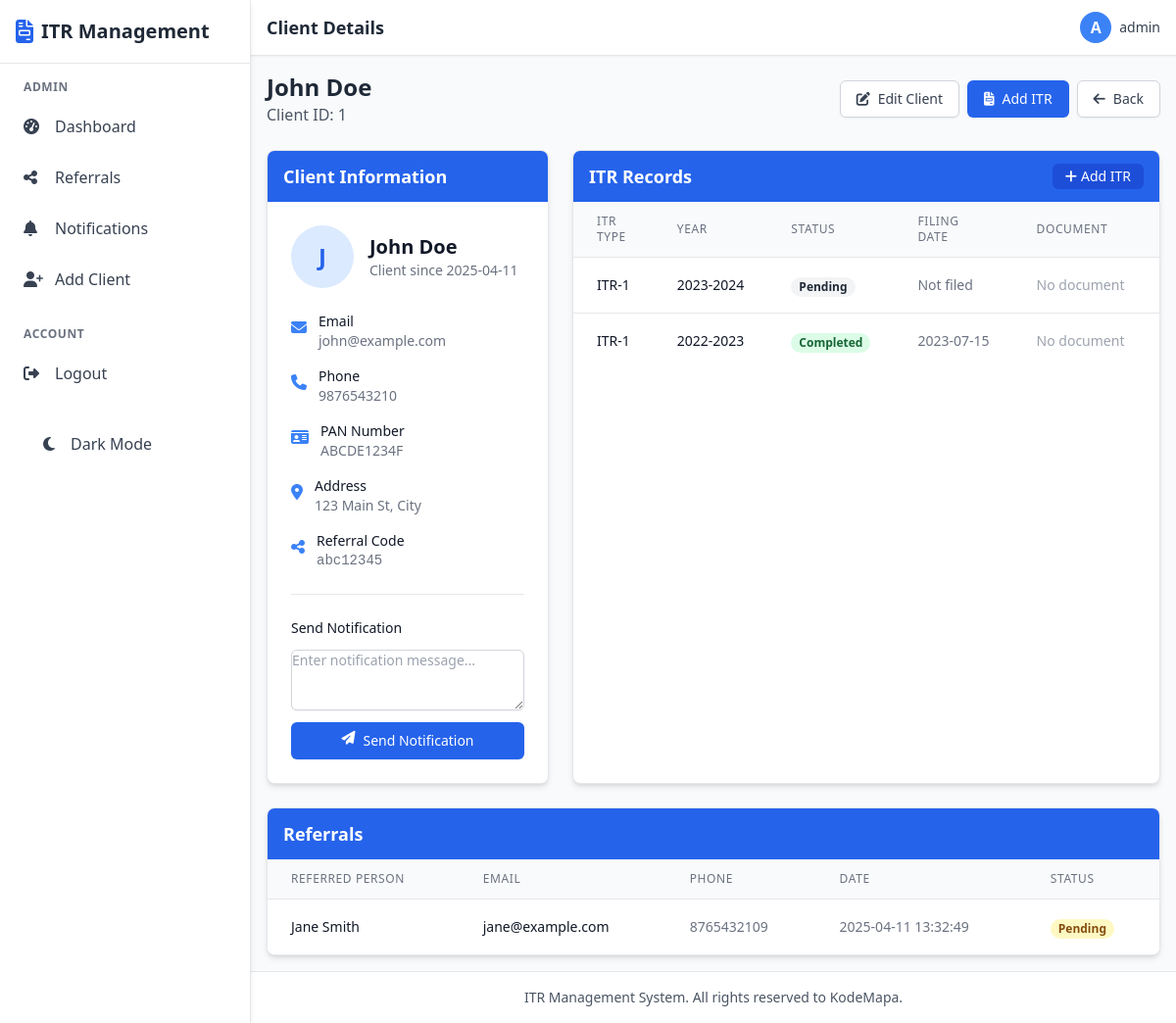
/admin/client/1 (signed in), run on an earlier commit of the app's database.
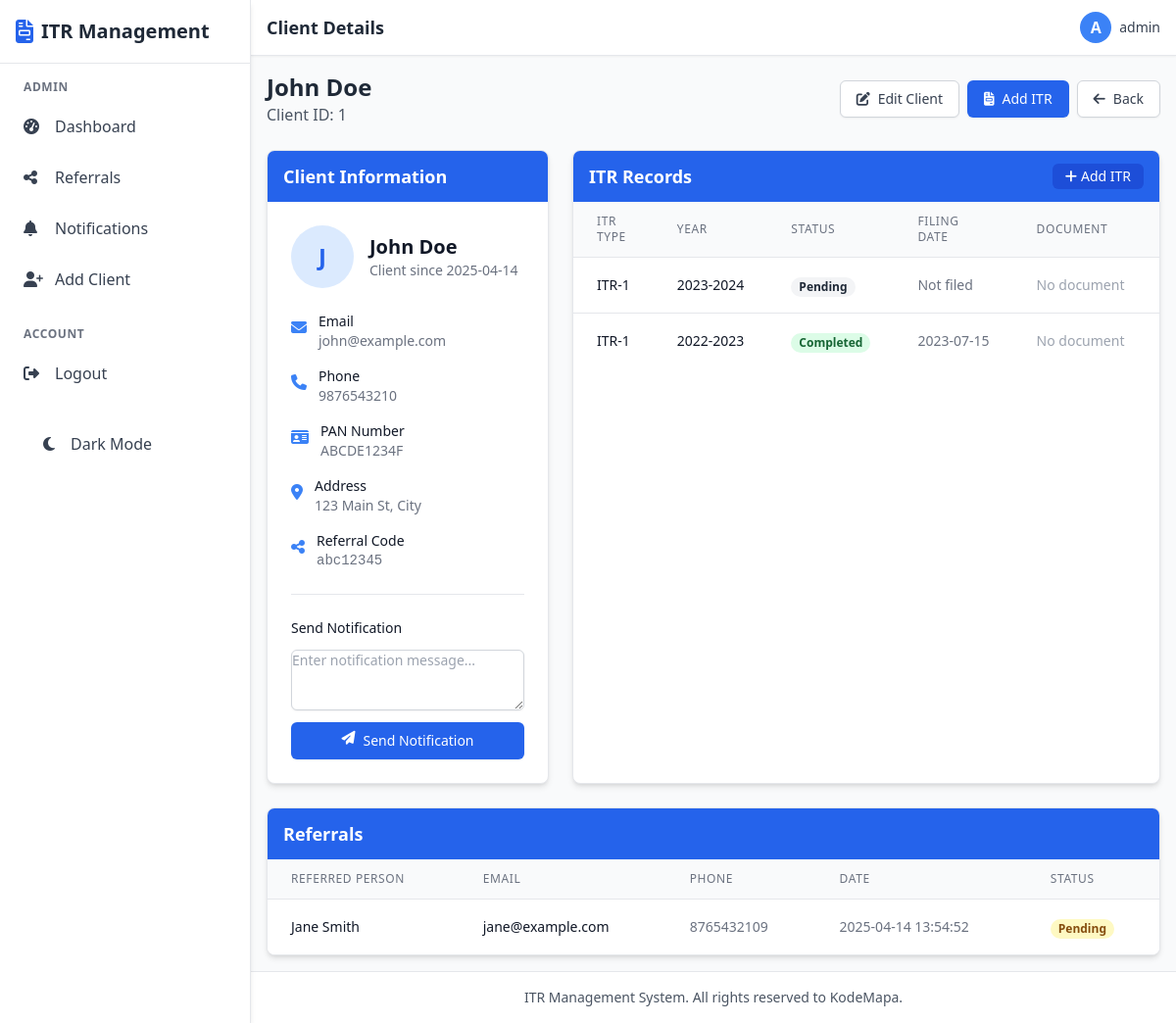
And on a later commit of the database.
### tables this page shows
CREATE TABLE clients (
    id INTEGER PRIMARY KEY AUTOINCREMENT,
    user_id INTEGER NOT NULL,
    full_name TEXT NOT NULL,
    email TEXT UNIQUE NOT NULL,
    phone TEXT,
    address TEXT,
    pan_number TEXT UNIQUE,
    referral_code TEXT UNIQUE,
    created_at TIMESTAMP DEFAULT CURRENT_TIMESTAMP,
    FOREIGN KEY (user_id) REFERENCES users (id)
);

CREATE TABLE referrals (
    id INTEGER PRIMARY KEY AUTOINCREMENT,
    client_id INTEGER NOT NULL,
    referred_name TEXT NOT NULL,
    referred_email TEXT NOT NULL,
    referred_phone TEXT,
    referred_client_id INTEGER,
    is_reviewed BOOLEAN NOT NULL DEFAULT 0,
    created_at TIMESTAMP DEFAULT CURRENT_TIMESTAMP,
    FOREIGN KEY (client_id) REFERENCES clients (id),
    FOREIGN KEY (referred_client_id) REFERENCES clients (id)
);

### app.py (the view)
@admin_bp.route('/client/<int:client_id>')
@admin_required
def client_details(client_id):
    client = query_db('SELECT * FROM clients WHERE id = ?', [client_id], one=True)
    if not client:
        flash('Client not found', 'error')
        return redirect(url_for('admin.dashboard'))
    itr_records = query_db('SELECT * FROM itr_records WHERE client_id = ? ORDER BY year DESC', [client_id])
    referrals = query_db(
        '''SELECT r.*, c.full_name as referred_name
           FROM referrals r
           LEFT JOIN clients c ON r.referred_client_id = c.id
           WHERE r.client_id = ?
           ORDER BY r.created_at DESC''',
        [client_id]
    )
    return render_template('admin/client_details.html',
                          client=client,
                          itr_records=itr_records,
                          referrals=referrals)

### app.py (called while the page is built)
def get_db():
    db = getattr(g, '_database', None)
    if db is None:
        db = g._database = sqlite3.connect(DATABASE)
        db.row_factory = sqlite3.Row
    return db

def query_db(query, args=(), one=False):
    if DEBUG:
        print(f"Executing query: {query} with args: {args}")
    try:
        cur = get_db().execute(query, args)
        rv = cur.fetchall()
        cur.close()
        return (rv[0] if rv else None) if one else rv
    except Exception as e:
        print(f"Database error: {e}")
        if DEBUG:
            import traceback
            traceback.print_exc()
        return None if one else []

def admin_required(f):
    @wraps(f)
    def decorated_function(*args, **kwargs):
        if 'user_id' not in session:
            flash('Please log in to access this page', 'error')
            return redirect(url_for('index'))
        if not session.get('is_admin', False):
            flash('You do not have permission to access this page', 'error')
            return redirect(url_for('index'))
        return f(*args, **kwargs)
    return decorated_function

@app.context_processor
def utility_processor():
    return dict(query_db=query_db)

### templates/admin/client_details.html (shortened to what the changed rows need)
{% extends 'base.html' %}
{% block header_title %}Client Details{% endblock %}
{% block content %}
<div class="mb-6 flex flex-col sm:flex-row justify-between items-start sm:items-center gap-4">
    <div>
        <h1 class="text-2xl font-bold text-gray-800">{{ client.full_name }}</h1>
        <p class="text-gray-600">Client ID: {{ client.id }}</p>
    </div>
</div>
<div class="grid grid-cols-1 lg:grid-cols-3 gap-6">
    <div class="bg-white rounded-lg shadow-md border border-gray-200 overflow-hidden">
        <div class="bg-blue-600 px-4 py-3">
            <h2 class="text-lg font-semibold text-white">Client Information</h2>
        </div>
        <div class="p-6">
            <div class="flex items-center mb-6">
                <div class="w-16 h-16 rounded-full bg-blue-100 flex items-center justify-center mr-4">
                    <span class="text-2xl font-bold text-blue-600">{{ client.full_name[0]|upper }}</span>
                </div>
                <div>
                    <h3 class="text-xl font-semibold text-gray-900">{{ client.full_name }}</h3>
                    <p class="text-sm text-gray-500">Client since {{ client.created_at.split(' ')[0] }}</p>
                </div>
            </div>
            <div class="space-y-4">
                <div class="flex items-start">
                    <div class="ml-3">
                        <p class="text-sm font-medium text-gray-900">Email</p>
                        <p class="text-sm text-gray-500">{{ client.email }}</p>
                    </div>
                </div>
                <div class="flex items-start">
                    <div class="ml-3">
                        <p class="text-sm font-medium text-gray-900">Phone</p>
                        <p class="text-sm text-gray-500">{{ client.phone }}</p>
                    </div>
                </div>
                <div class="flex items-start">
                    <div class="ml-3">
                        <p class="text-sm font-medium text-gray-900">PAN Number</p>
                        <p class="text-sm text-gray-500">{{ client.pan_number }}</p>
                    </div>
                </div>
                <div class="flex items-start">
                    <div class="ml-3">
                        <p class="text-sm font-medium text-gray-900">Address</p>
                        <p class="text-sm text-gray-500">{{ client.address }}</p>
                    </div>
                </div>
                <div class="flex items-start">
                    <div class="ml-3">
                        <p class="text-sm font-medium text-gray-900">Referral Code</p>
                        <p class="text-sm text-gray-500 font-mono">{{ client.referral_code }}</p>
                    </div>
                </div>
            </div>
        </div>
    </div>
    <div class="bg-white rounded-lg shadow-md border border-gray-200 overflow-hidden lg:col-span-2">
        <div class="bg-blue-600 px-4 py-3 flex flex-col sm:flex-row justify-between items-start sm:items-center space-y-2 sm:space-y-0">
            <h2 class="text-lg font-semibold text-white">ITR Records</h2>
        </div>
        <div class="overflow-x-auto">
            <table class="min-w-full divide-y divide-gray-200">
                <thead class="bg-gray-50">
                    <tr>
                        <th scope="col" class="px-3 sm:px-6 py-3 text-left text-xs font-medium text-gray-500 uppercase tracking-wider">ITR Type</th>
                        <th scope="col" class="px-3 sm:px-6 py-3 text-left text-xs font-medium text-gray-500 uppercase tracking-wider">Year</th>
                        <th scope="col" class="px-3 sm:px-6 py-3 text-left text-xs font-medium text-gray-500 uppercase tracking-wider">Status</th>
                        <th scope="col" class="hidden md:table-cell px-3 sm:px-6 py-3 text-left text-xs font-medium text-gray-500 uppercase tracking-wider">Filing Date</th>
                        <th scope="col" class="hidden md:table-cell px-3 sm:px-6 py-3 text-left text-xs font-medium text-gray-500 uppercase tracking-wider">Document</th>
                        <th scope="col" class="px-3 sm:px-6 py-3 text-left text-xs font-medium text-gray-500 uppercase tracking-wider">Actions</th>
                    </tr>
                </thead>
            </table>
        </div>
    </div>
    <div class="bg-white rounded-lg shadow-md border border-gray-200 overflow-hidden lg:col-span-3">
        <div class="bg-blue-600 px-4 py-3">
            <h2 class="text-lg font-semibold text-white">Referrals</h2>
        </div>
        <div class="overflow-x-auto">
            <table class="min-w-full divide-y divide-gray-200">
                <thead class="bg-gray-50">
                    <tr>
                        <th scope="col" class="px-3 sm:px-6 py-3 text-left text-xs font-medium text-gray-500 uppercase tracking-wider">Referred Person</th>
                        <th scope="col" class="px-3 sm:px-6 py-3 text-left text-xs font-medium text-gray-500 uppercase tracking-wider">Email</th>
                        <th scope="col" class="hidden md:table-cell px-3 sm:px-6 py-3 text-left text-xs font-medium text-gray-500 uppercase tracking-wider">Phone</th>
                        <th scope="col" class="hidden md:table-cell px-3 sm:px-6 py-3 text-left text-xs font-medium text-gray-500 uppercase tracking-wider">Date</th>
                        <th scope="col" class="px-3 sm:px-6 py-3 text-left text-xs font-medium text-gray-500 uppercase tracking-wider">Status</th>
                    </tr>
                </thead>
                <tbody class="bg-white divide-y divide-gray-200">
                    {% for referral in referrals %}
                    <tr>
                        <td class="px-3 sm:px-6 py-4 whitespace-nowrap">
                            <div class="text-sm font-medium text-gray-900">{{ referral.referred_name }}</div>
                        </td>
                        <td class="px-3 sm:px-6 py-4 whitespace-nowrap">
                            <div class="text-sm text-gray-900">{{ referral.referred_email }}</div>
                        </td>
                        <td class="hidden md:table-cell px-3 sm:px-6 py-4 whitespace-nowrap text-sm text-gray-500">
                            {{ referral.referred_phone }}
                        </td>
                        <td class="hidden md:table-cell px-3 sm:px-6 py-4 whitespace-nowrap text-sm text-gray-500">
                            {{ referral.created_at }}
                        </td>
                        <td class="px-3 sm:px-6 py-4 whitespace-nowrap">
                            <span class="px-2 inline-flex text-xs leading-5 font-semibold rounded-full {{ 'bg-green-100 text-green-800' if referral.referred_client_id else 'bg-yellow-100 text-yellow-800' }}">
                                {{ 'Registered' if referral.referred_client_id else 'Pending' }}
                            </span>
                        </td>
                    </tr>
                    {% else %}
                    <tr>
                        <td colspan="5" class="px-3 sm:px-6 py-4 text-center text-sm text-gray-500">
                            No referrals found
                        </td>
                    </tr>
                    {% endfor %}
                </tbody>
            </table>
        </div>
    </div>
</div>
{% endblock %}

What changed in the data, as far as the page shows it:
changed clients "John Doe": created_at "2025-04-11" → "2025-04-14"
changed referrals "Jane Smith": created_at "2025-04-11 13:32:49" → "2025-04-14 13:54:52"
